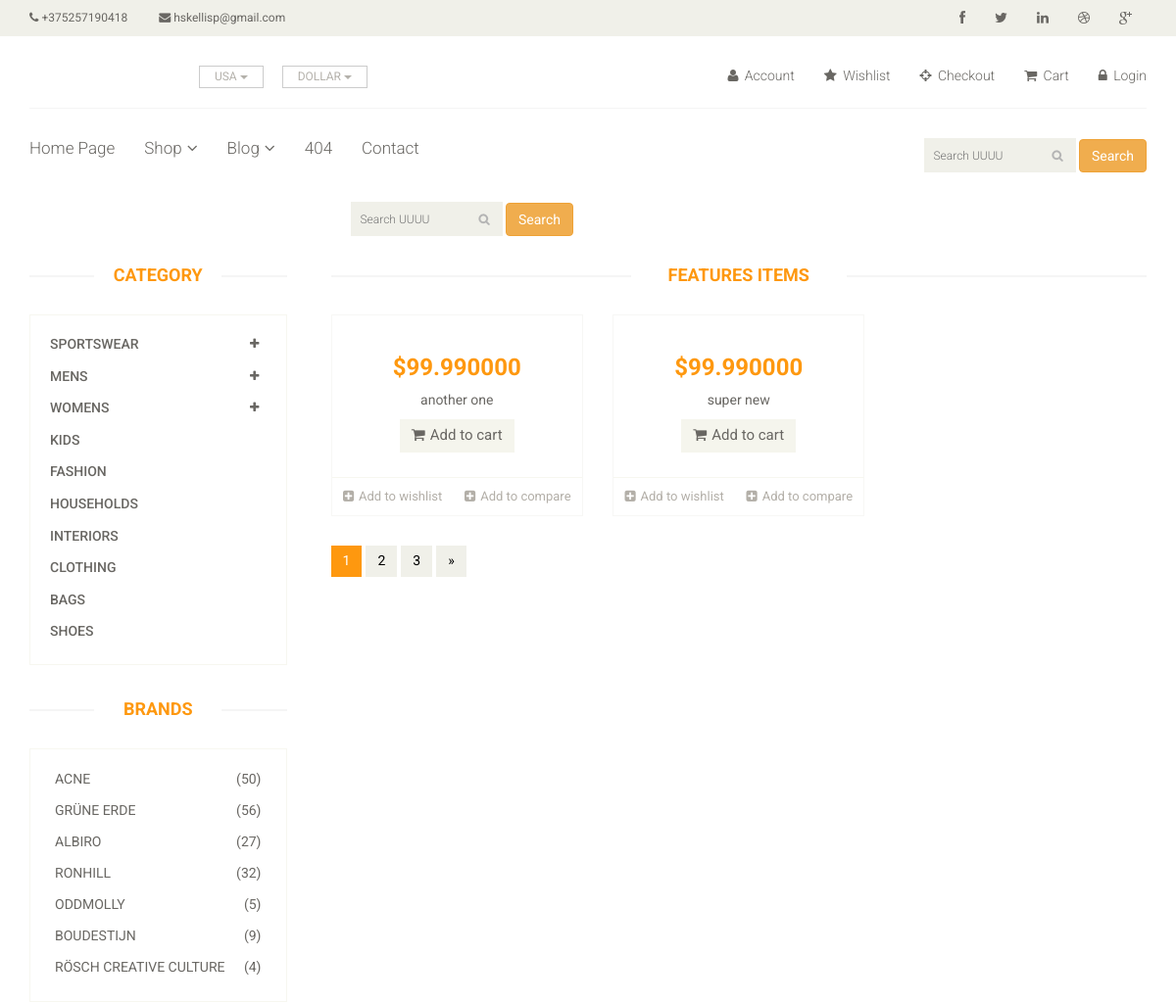
The app's page /search/ (upper part), older data.
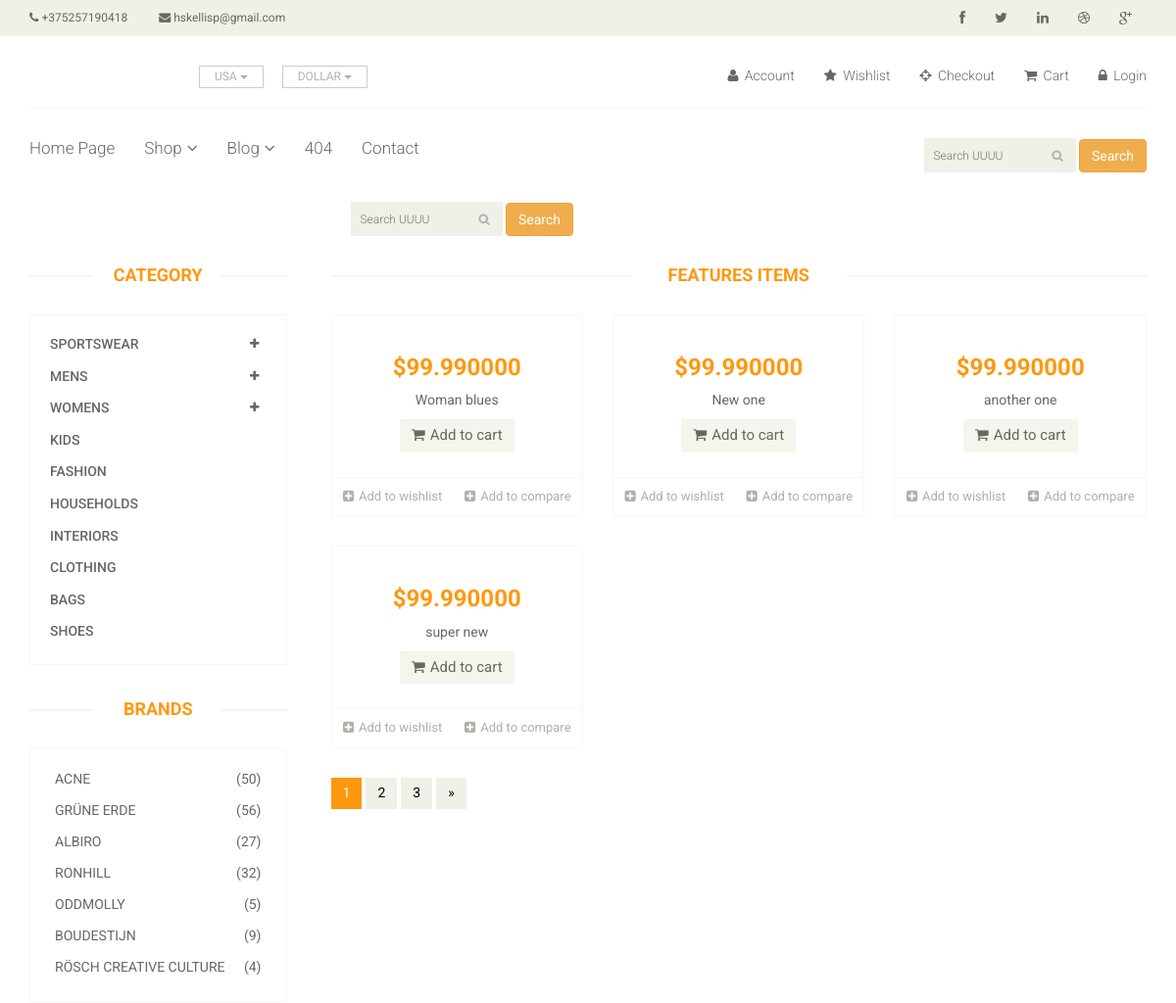
The same page, newer data.
### app/models.py (models this page shows, shortened)
class App(models.Model):
    name = models.CharField(max_length=255)
    phone = models.CharField(max_length=255)
    email = models.CharField(max_length=255)
    logo = models.ImageField(upload_to=upload_image_path, null=True, blank=True)
    social_links = models.ManyToManyField(Social)
    pages = models.ForeignKey(Page)

class Page(models.Model):
    name = models.CharField(max_length=255)
    slug =  models.CharField(max_length=255)
    url =  models.CharField(max_length=255)
    def __str__(self):
        return self.name

### products/models.py (models this page shows)
class Product(models.Model):
    title =  models.CharField(max_length=255)
    slug = models.SlugField(blank=True, unique=True)
    description = models.TextField()
    price =  models.DecimalField(decimal_places=6, max_digits=20, default=99.99)
    image = models.ImageField(upload_to=upload_image_path, null=True, blank=True)
    imgdetail = models.ImageField(upload_to=upload_image_path, null=True, blank=True)
    category = models.CharField(max_length=255)
    availability = models.CharField(max_length=255)
    condition = models.CharField(max_length=255)
    brand = models.CharField(max_length=255)
    featured = models.BooleanField(default=False)
    active = models.BooleanField(default=False)
    objects = ProductManager()
    def get_absolute_url(self):
        return reverse("products:detail", kwargs={"slug": self.slug})
    def __str__(self):
        return self.title

### search/views.py (the view)
class SearchProductView(ListView):
    object_list = App.objects.all()
    template_name = "search/view.html"
    def get_context_data(self, *args, **kwargs):
        context = super(SearchProductView, self).get_context_data(*args,**kwargs)
        print(context)
        object_list = App.objects.all()
        context['object_list'] = object_list
        context['query'] = self.request.GET.get('q')
        return context
    def get_queryset(self, *args, **kwargs):
        request =  self.request
        print(request.GET)
        method_dict = request.GET
        query = method_dict.get('q',None)
        if query is not None:
            return Product.objects.search(query)
        return Product.objects.featured()

### products/models.py (called while the page is built)
    def featured(self):# Product.objects.all().featured()
        return self.filter(featured=True)

    def get_queryset(self):
        return ProductQuerySet(self.model, using=self._db)

    def featured(self): #Product.objects.feature()
        return self.get_queryset().featured()

### search/templates/search/view.html (shortened to what this page needs)
{% extends "base/base.html" %}
{% block content %}
<div class="container">
  <div class="row">
    {% if query %}
      <div class="col-12 mb-3">
        Results for <b>{{ query }}</b>
      </div>
    {% else %}
      <div class="col-12 col-md-6 mx-auto" style="margin-bottom: 30px;">
        {% include 'search/snippets/search-form.html' %}
      </div>
    {% endif %}
  </div>
</div>
<section>
		<div class="container">
			<div class="row">
				<div class="col-sm-3">
					<div class="left-sidebar">
            {% include "main/category_bar.html" %}
            {% include "main/brands.html" %}
          </div>
        </div>
        <div class="col-sm-9 padding-right">
          {% include "main/featured_items.html" %}
          {% include "shop/pagination.html" %}
        </div>
      </div>
  </div>
</section>
{% endblock %}

### templates/base/header.html (shortened to what this page needs)
{% load static %}
{% url 'home' as home_url %}
{% url 'shop' as shop_url %}
{% url 'blog' as blog_url %}
{% url 'login' as login_url %}
{% url 'checkout' as checkout_url %}
{% url 'cart' as cart_url %}
{% url 'contact' as contact_url %}
{% url '404' as 404_url %}
{% for header in object_list %}
<header id="header">
		<div class="header_top">
			<div class="container">
				<div class="row">
					<div class="col-sm-6">
						<div class="contactinfo">
							<ul class="nav nav-pills">
								<li><a href="#"><i class="fa fa-phone"></i> {{header.phone}}</a></li>
								<li><a href="#"><i class="fa fa-envelope"></i> {{header.email}}</a></li>
							</ul>
						</div>
					</div>
					<div class="col-sm-6">
						<div class="social-icons pull-right">
							<ul class="nav navbar-nav">
								<li><a href="#"><i class="fa fa-facebook"></i></a></li>
								<li><a href="#"><i class="fa fa-twitter"></i></a></li>
								<li><a href="#"><i class="fa fa-linkedin"></i></a></li>
								<li><a href="#"><i class="fa fa-dribbble"></i></a></li>
								<li><a href="#"><i class="fa fa-google-plus"></i></a></li>
							</ul>
						</div>
					</div>
				</div>
			</div>
		</div>
		<div class="header-middle">
			<div class="container">
				<div class="row">
					<div class="col-sm-4">
						<div class="btn-group pull-right">
							<div class="btn-group">
								<button type="button" class="btn btn-default dropdown-toggle usa" data-toggle="dropdown">
									USA
									<span class="caret"></span>
								</button>
							</div>
							<div class="btn-group">
								<button type="button" class="btn btn-default dropdown-toggle usa" data-toggle="dropdown">
									DOLLAR
									<span class="caret"></span>
								</button>
							</div>
						</div>
					</div>
					<div class="col-sm-8">
						<div class="shop-menu pull-right">
							<ul class="nav navbar-nav">
								<li><a href="#"><i class="fa fa-user"></i> Account</a></li>
								<li><a href="#"><i class="fa fa-star"></i> Wishlist</a></li>
								<li><a href="{{checkout_url}}"
									class="{% if request.path == checkout_url %}active{% endif %}"><i class="fa fa-crosshairs"></i> Checkout</a></li>
								<li><a href="{{cart_url}}"
									class="{% if request.path == cart_url %}active{% endif %}"><i class="fa fa-shopping-cart"></i> Cart</a></li>
								{% if request.user.is_authenticated %}
								<li><a href="{{login_url}}"
									class="{% if request.path == login_url %}active{% endif %}">
									<i class="fa fa-lock"></i> Logout</a></li>
								{% else %}
								<li><a href="{{login_url}}"
									class="{% if request.path == login_url %}active{% endif %}">
									<i class="fa fa-lock"></i> Login</a></li>
								{% endif %}
							</ul>
						</div>
					</div>
				</div>
			</div>
		</div>
		<div class="header-bottom">
			<div class="container">
				<div class="row">
					<div class="col-sm-9">
						<div class="mainmenu pull-left">
							<ul class="nav navbar-nav collapse navbar-collapse">
								<li><a href="{{home_url}}"  class="{% if request.path == home_url %}active{% endif %}" >
									{{ header.pages}}</a></li>
								<li class="dropdown"><a href="{{shop_url}}"
									class="{% if request.path == shop_url %}active{% endif %}">Shop<i class="fa fa-angle-down"></i></a>
                                </li>
								<li class="dropdown"><a href="{{blog_url}}"
									class="{% if request.path == blog_url %}active{% endif %}">Blog<i class="fa fa-angle-down"></i></a>
                                </li>
								<li><a href="{{404_url}}" class="{% if request.path == 404_url %}active{% endif %}">404</a></li>
								<li><a href="{{contact_url}}" class="{% if request.path == contact_url %}active{% endif %}">Contact</a></li>
							</ul>
						</div>
					</div>
					<div class="col-sm-3">
					{% include 'search/snippets/search-form.html' %}
					</div>
				</div>
			</div>
		</div>
	</header>
{% endfor %}

### search/templates/search/snippets/search-form.html
<form  method="GET"  action="{% url "search:query" %}" class="" >
  <div class="search_box pull-right">
    <input type="text" name="q" placeholder="Search UUUU" value="{{ request.GET.q }}"/>
    <button type="submit" name="button" class="btn btn-warning"> Search </button>
  </div>
</form>

### templates/main/featured_items.html (shortened to what this page needs)
{% load static %}
<div class="features_items">
	<h2 class="title text-center">Features Items</h2>
		{% for pr in product_list %}
			<div class="col-sm-4">
				<div class="product-image-wrapper">
					<div class="single-products">
							<div class="productinfo text-center">
								<h2>${{pr.price}}</h2>
								<p>{{pr.title}}</p>
								<a href="#" class="btn btn-default add-to-cart"><i class="fa fa-shopping-cart"></i>Add to cart</a>
							</div>
							<div class="product-overlay">
								<div class="overlay-content">
								</div>
							</div>
					</div>
					<div class="choose">
						<ul class="nav nav-pills nav-justified">
							<li><a href="#"><i class="fa fa-plus-square"></i>Add to wishlist</a></li>
							<li><a href="#"><i class="fa fa-plus-square"></i>Add to compare</a></li>
						</ul>
					</div>
				</div>
			</div>
		{% endfor %}
</div>

Row changes from the older to the newer data that the page shows:
now on this page (row edited): Product: price "99.990000", title "Woman blues"
now on this page (row edited): Product: price "99.990000", title "New one"
